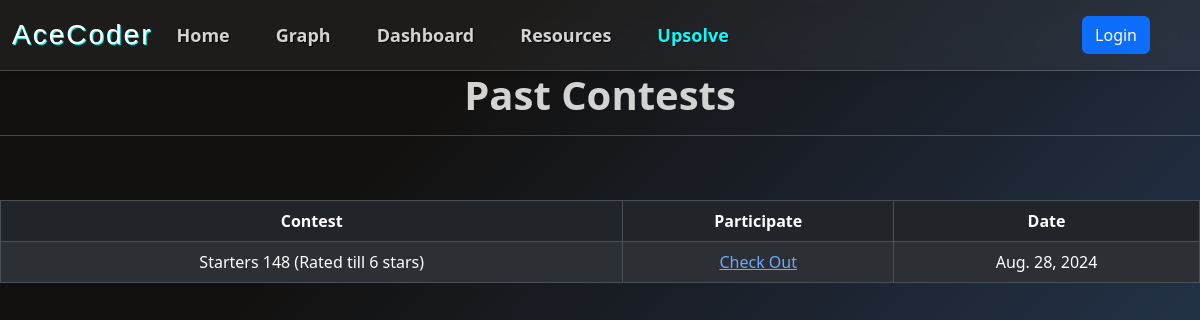
The page /upsolve/ on the database as committed earlier.
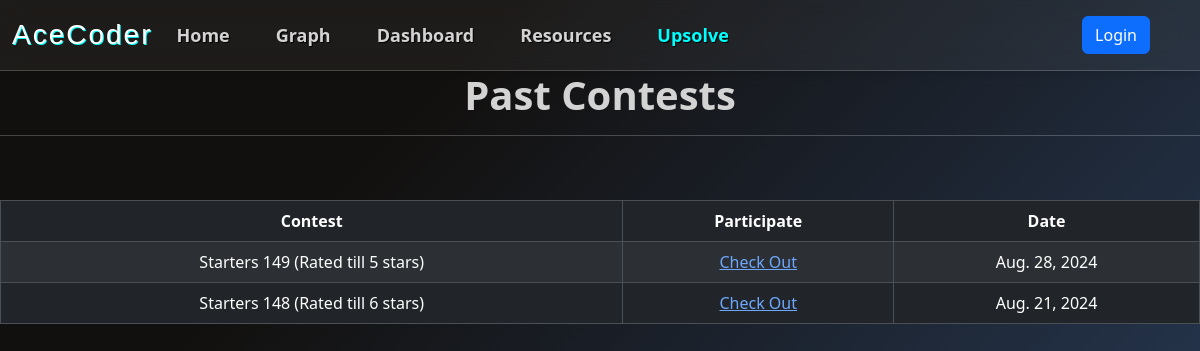
The same page on the database as committed later.
### upsolve/models.py (models this page shows, shortened)
class Contest(models.Model):
    name = models.CharField(max_length=10, primary_key=True)
    contest = models.CharField(max_length=50)
    link = models.URLField()
    solution_link = models.URLField(default='')
    date = models.DateField()
    duration = models.SmallIntegerField()
    contest_problems = models.ManyToManyField(ContestProblem)

### upsolve/views.py (the view)
# urls.py: path("", views.upsolve_home, name="upsolve_home"),
def upsolve_home(request):
    contests = Contest.objects.all().order_by('-date')
    return render(request, 'upsolve_home.html', {'contests': contests})

### AceCoder/context_processors.py (called while the page is built)
def add_is_admin(request):
    is_admin = False
    is_faculty = False
    if request.user.is_authenticated:
        is_admin = request.user.groups.filter(name='admin').exists()
        is_faculty = request.user.groups.filter(name='Faculty').exists()
    return {'is_admin': is_admin, 'is_faculty': is_faculty}

### upsolve/templates/upsolve_home.html (shortened to what this page needs)
{% extends "base.html" %}
{% load static %}
{% block content %}
    <h1 style="font-weight: bold; text-align: center; color: lightgrey">Past Contests</h1>
    <hr>
    <br><br>
    <div class="table-responsive">
        <table class="table table-striped table-bordered">
            <thead>
                <tr style="text-align: center">
                    <th> Contest </th>
                    <th> Participate </th>
                    <th> Date </th>
                </tr>
            </thead>
            <tbody>
                {% for contest in contests %}
                <tr style="text-align: center">
                    <td> {{contest.contest}} </td>
                    <td> <a href="{% url "contest_page" contest.name %}" > Check Out </a> </td>
                    <td> {{contest.date}} </td>
                </tr>
                {% endfor %}
            </tbody>
        </table>
    </div>
{% endblock %}

Rows that differ between the two databases and show on the page:
added Contest: contest "Starters 149 (Rated till 5 stars)", date "Aug. 28, 2024"
changed Contest "Starters 148 (Rated till 6 stars)": date "Aug. 28, 2024" → "Aug. 21, 2024"
